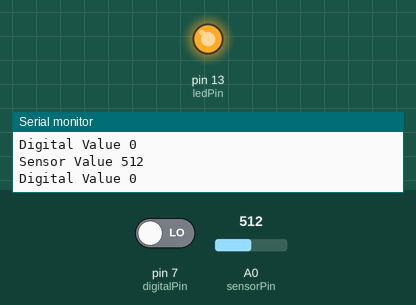
The sketch below on a simulated Arduino Uno, built with avr-gcc and run on an emulated ATmega328P. Parts: output pins drawn as LEDs (lit = HIGH), the last lines printed to the serial monitor. The test bench sets the inputs (shaded band); at power-on: pin 7 (digitalPin) LOW, A0 (sensorPin) = 512.

Above: at 1.2 s.
1.3 s: pin 7 (digitalPin) driven HIGH
At 1.8 s:
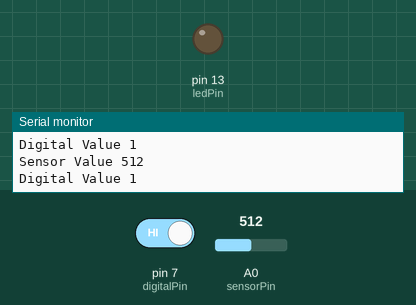
2.9 s: pin 7 (digitalPin) driven LOW
At 4.4 s:
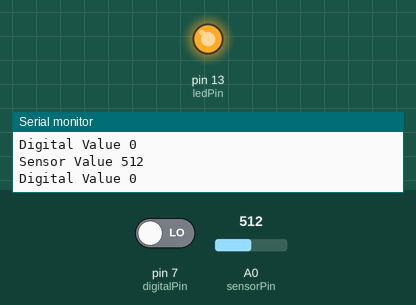
Timing chart, 0 to 5.9 s (numbered marks = the images above; inputs shaded):
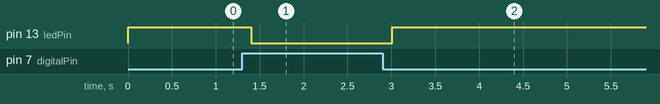

The sketch:

1.ino
```cpp
const int ledPin = 13;
int sensorPin = A0;
int digitalPin=7;

int sensorValue = 0;
boolean digitalValue=0;

void setup()
{
  pinMode(digitalPin,INPUT);
  pinMode(ledPin,OUTPUT);
  Serial.begin(9600);

}

void loop()
{
  sensorValue = analogRead(sensorPin);
  digitalValue=digitalRead(digitalPin);
  Serial.print("Sensor Value ");
  Serial.println(sensorValue);
  Serial.print("Digital Value ");
  Serial.println(digitalValue);
  if( digitalValue==HIGH )
  {
    digitalWrite(ledPin,LOW);
  }
  if( digitalValue==LOW)
  {
    digitalWrite(ledPin,HIGH);
  }
  delay(200);
}
```

Measured:
- after the input at 1.3 s, pin 13 (ledPin): HIGH → LOW after 0.10 s
- after the input at 2.9 s, pin 13 (ledPin): LOW → HIGH after 0.11 s
